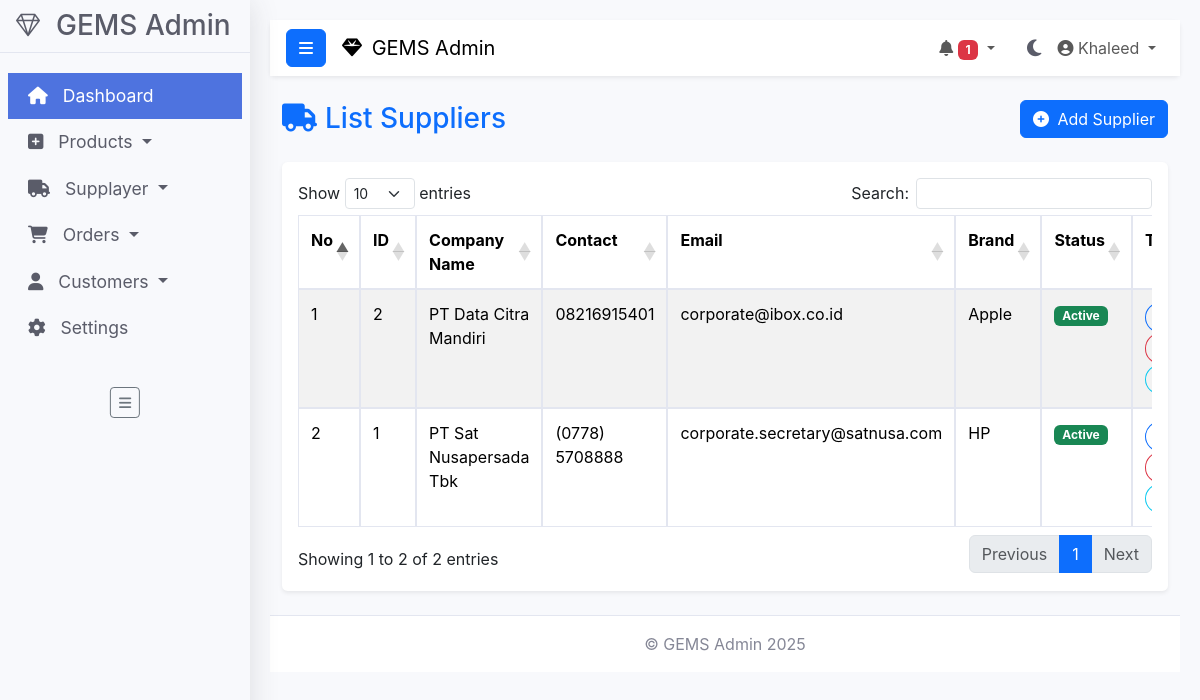
The page /admin/Pages/listSupplier.php (signed in) on the database its author committed.
### tables this page shows
CREATE TABLE IF NOT EXISTS `supplier` (
  `id_supplier` int(11) NOT NULL AUTO_INCREMENT,
  `nama_PT_supplier` varchar(100) NOT NULL,
  `alamat_supplier` text NOT NULL,
  `contact_PT` varchar(20) NOT NULL,
  `email_supplier` varchar(100) DEFAULT NULL,
  `sales_name` varchar(50) DEFAULT NULL,
  `contact_person` varchar(100) DEFAULT NULL,
  `product_brand` varchar(100) DEFAULT NULL,
  `status` tinyint(4) DEFAULT 1,
  `created_at` timestamp NOT NULL DEFAULT current_timestamp(),
  `updated_at` timestamp NOT NULL DEFAULT current_timestamp() ON UPDATE current_timestamp(),
  PRIMARY KEY (`id_supplier`)
);

### admin/Pages/listSupplier.php (the view, shortened to what this page needs)
<?php
require_once '../../Database/connection.php';
$suppliers = [];
$query = "SELECT * FROM supplier ORDER BY id_supplier DESC";
$result = $conn->query($query);
if ($result) {
    $suppliers = $result->fetch_all(MYSQLI_ASSOC);
}
?>
<!DOCTYPE html>
<html lang="en" data-bs-theme="light">
<head>
    <link href="https://cdn.jsdelivr.net/npm/bootstrap@5.3.2/dist/css/bootstrap.min.css" rel="stylesheet" />
    <link rel="stylesheet" href="https://cdn.jsdelivr.net/npm/bootstrap-icons@1.10.5/font/bootstrap-icons.css">
    <link rel="stylesheet" href="https://cdn.datatables.net/1.13.6/css/dataTables.bootstrap5.min.css">
    <link rel="stylesheet" href="https://cdnjs.cloudflare.com/ajax/libs/font-awesome/6.4.2/css/all.min.css" />
    <link href="../css/style.css" rel="stylesheet" />
</head>
<body>
    <div class="wrapper">
        <?php include '../Layout/sidebar.php'; ?>
        <div id="content">
            <?php include '../Layout/header.php'; ?>
            <div class="container-fluid mt-4">
                <div class="d-flex justify-content-between align-items-center mb-4">
                    <h1 class="h3 mb-0 text-primary">
                        <i class="fas fa-truck me-2"></i>List Suppliers
                    </h1>
                    <a href="addSupplier.php" class="btn btn-primary">
                        <i class="fas fa-plus-circle me-1"></i> Add Supplier
                    </a>
                </div>
                <div class="card shadow-sm">
                    <div class="card-body">
                        <div class="table-responsive">
                            <table id="suppliersTable" class="table table-striped table-hover">
                                <thead>
                                    <tr>
                                        <th>No</th>
                                        <th>ID</th>
                                        <th>Company Name</th>
                                        <th>Contact</th>
                                        <th>Email</th>
                                        <th>Brand</th>
                                        <th>Status</th>
                                        <th>Tools</th>
                                    </tr>
                                </thead>
                                <tbody>
                                    <?php foreach ($suppliers as $index => $supplier): ?>
                                    <tr>
                                        <td><?php echo $index + 1; ?></td>
                                        <td><?php echo htmlspecialchars($supplier['id_supplier']); ?></td>
                                        <td><?php echo htmlspecialchars($supplier['nama_PT_supplier']); ?></td>
                                        <td><?php echo htmlspecialchars($supplier['contact_PT']); ?></td>
                                        <td><?php echo htmlspecialchars($supplier['email_supplier'] ?? 'N/A'); ?></td>
                                        <td><?php echo htmlspecialchars($supplier['product_brand'] ?? 'N/A'); ?></td>
                                        <td>
                                            <?php if ($supplier['status'] == 1): ?>
                                                <span class="badge bg-success">Active</span>
                                            <?php else: ?>
                                                <span class="badge bg-danger">Inactive</span>
                                            <?php endif; ?>
                                        </td>
                                        <td class="action-btns">
                                            <a href="editSupplier.php?id=<?php echo $supplier['id_supplier']; ?>"
                                               class="btn btn-sm btn-outline-primary rounded-circle"
                                               title="Edit">
                                            </a>
                                            <button class="btn btn-sm btn-outline-danger rounded-circle delete-btn"
                                                    title="Delete"
                                                    data-id="<?php echo $supplier['id_supplier']; ?>">
                                            </button>
                                            <button
                                                class="btn btn-sm btn-outline-info rounded-circle view-sales-btn"
                                                title="View Sales"
                                                data-bs-toggle="modal"
                                                data-bs-target="#viewSalesModal"
                                                data-id="<?php echo $supplier['id_supplier']; ?>">
                                            </button>
                                        </td>
                                    </tr>
                                    <?php endforeach; ?>
                                </tbody>
                            </table>
                        </div>
                    </div>
                </div>
            </div>
            <?php include '../Layout/footer.php'; ?>
        </div>
    </div>
</body>
</html>

### admin/css/style.css (style rules this page uses)
:root { --color-primary: #4e73df; --color-secondary: #858796; --color-success: #1cc88a; --color-info: #36b9cc; --color-warning: #f6c23e; --color-danger: #e74a3b; --bg-body: #f8f9fc; --bg-card: #ffffff; --bg-sidebar: #f8f9fc; --bg-sidebar-header: #f8f9fc; --text-primary: #5a5c69; --text-secondary: #858796; --text-inverse: #ffffff; --border-color: #e3e6f0; --shadow-color: rgba(58, 59, 69, 0.15); }
body { font-family: 'Nunito', -apple-system, BlinkMacSystemFont, 'Segoe UI', Roboto, 'Helvetica Neue', Arial, sans-serif; background-color: var(--bg-body); color: var(--text-primary); transition: background-color 0.3s ease, color 0.3s ease; margin: 0; padding: 0; }
.wrapper { display: flex; width: 100%; align-items: stretch; }
#content { width: calc(100% - 250px); min-height: 100vh; transition: all 0.3s ease; margin-left: 250px; padding: 20px; background-color: var(--bg-body); color: var(--text-primary); }
.card { background-color: var(--bg-card); border: none; border-radius: 0.35rem; box-shadow: 0 0.15rem 1.75rem 0 var(--shadow-color); margin-bottom: 1.5rem; transition: background-color 0.3s ease, box-shadow 0.3s ease; }
.table { color: var(--text-primary); background-color: var(--bg-card); border-collapse: collapse; width: 100%; }
.table th, .table td { border: 1px solid var(--border-color); padding: 0.75rem; vertical-align: top; }

### rows shown on the page
supplier: id_supplier "2", nama_PT_supplier "PT Data Citra Mandiri", contact_PT "08216915401", email_supplier "corporate@ibox.co.id", product_brand "Apple", status "Active"
supplier: id_supplier "1", nama_PT_supplier "PT Sat Nusapersada Tbk", contact_PT "(0778) 5708888", email_supplier "corporate.secretary@satnusa.com", product_brand "HP", status "Active"

### other values the page prints
$pending_orders "1"
$_SESSION['admin_name'] "Khaleed"
